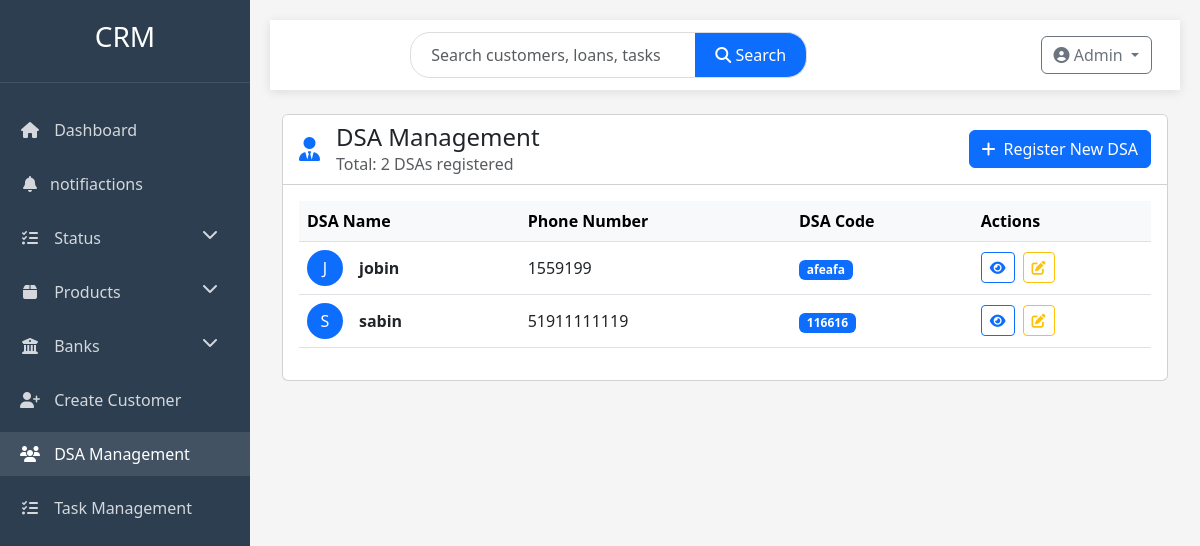
/dsa_list, run on an earlier commit of the app's database.
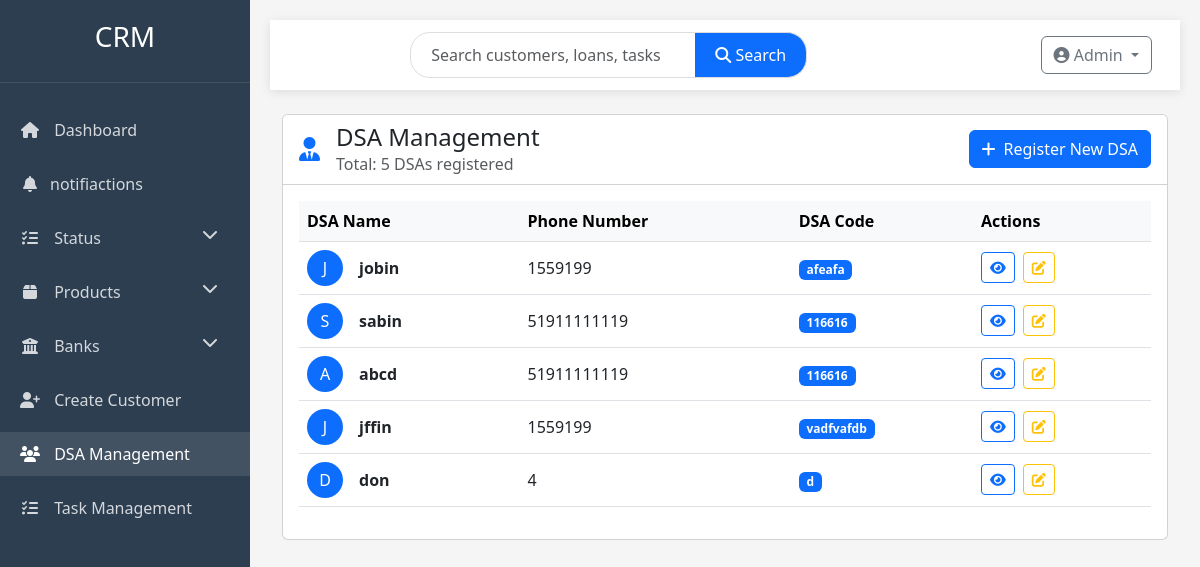
And on a later commit of the database.
### profiles/models.py (models this page shows, shortened)
class DSA(models.Model):
    dsa_name = models.CharField(max_length=50)
    dsa_code = models.CharField(max_length=50)
    dsa_phone_number = models.IntegerField()
    created_date = models.DateField(auto_now_add=True)

### profiles/views.py (the view)
# urls.py: path('dsa_list',views.dsa_lis,name='dsa_list'),
def dsa_lis(request):
    dsa = DSA.objects.all()
    return render(request,'dsa_list.html',{'dsa':dsa})

### templates/dsa_list.html (shortened to what this page needs)
{% extends 'base.html' %}
{% block content %}
<div class="row animate-fade">
    <div class="col-12">
        <div class="card">
            <div class="card-header bg-white">
                <div class="d-flex justify-content-between align-items-center">
                    <div class="d-flex align-items-center">
                        <i class="fas fa-user-tie me-3 text-primary" style="font-size: 1.5rem;"></i>
                        <div>
                            <h4 class="mb-0">DSA Management</h4>
                            <p class="text-muted mb-0">Total: {{ dsa.count }} DSAs registered</p>
                        </div>
                    </div>
                    <a href="{% url 'dsa_create' %}" class="btn btn-primary">
                        <i class="fas fa-plus me-2"></i>Register New DSA
                    </a>
                </div>
            </div>
            <div class="card-body">
                {% if dsa %}
                <div class="table-responsive">
                    <table class="table table-hover align-middle">
                        <thead class="table-light">
                            <tr>
                                <th>DSA Name</th>
                                <th>Phone Number</th>
                                <th>DSA Code</th>
                                <th>Actions</th>
                            </tr>
                        </thead>
                        <tbody>
                            {% for ds in dsa %}
                            <tr>
                                <td>
                                    <div class="d-flex align-items-center">
                                        <div class="avatar bg-primary text-white rounded-circle d-flex align-items-center justify-content-center me-3" style="width: 36px; height: 36px;">
                                            {{ ds.dsa_name|first|upper }}
                                        </div>
                                        <strong>{{ ds.dsa_name }}</strong>
                                    </div>
                                </td>
                                <td>{{ ds.dsa_phone_number }}</td>
                                <td>
                                    <span class="badge bg-primary">{{ ds.dsa_code }}</span>
                                </td>
                                <td>
                                    <div class="d-flex gap-2">
                                        <a href="#" class="btn btn-sm btn-outline-primary">
                                            <i class="fas fa-eye"></i>
                                        </a>
                                        <a href="#" class="btn btn-sm btn-outline-warning">
                                            <i class="fas fa-edit"></i>
                                        </a>
                                    </div>
                                </td>
                            </tr>
                            {% endfor %}
                        </tbody>
                    </table>
                </div>
                {% else %}
                <div class="text-center py-5">
                    <i class="fas fa-user-tie fa-3x text-muted mb-3"></i>
                    <h5>No DSAs Registered</h5>
                    <p class="text-muted">Click the button above to register your first DSA</p>
                </div>
                {% endif %}
            </div>
        </div>
    </div>
</div>
{% endblock %}

What changed in the data, as far as the page shows it:
added DSA: dsa_name|first "A", dsa_name "abcd", dsa_phone_number "51911111119", dsa_code "116616"
added DSA: dsa_name|first "J", dsa_name "jffin", dsa_phone_number "1559199", dsa_code "vadfvafdb"
added DSA: dsa_name|first "D", dsa_name "don", dsa_phone_number "4", dsa_code "d"
Also different on the page:
{{ dsa.count }}: "2" → "5"
